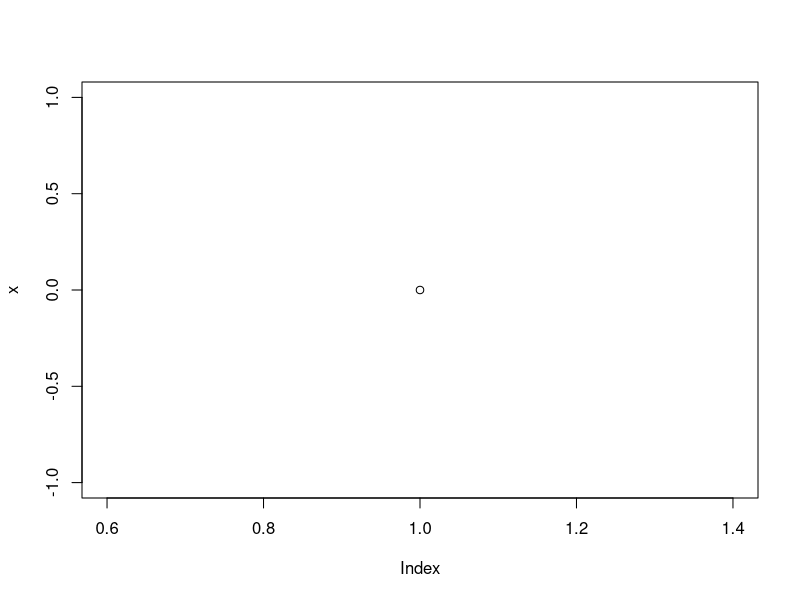
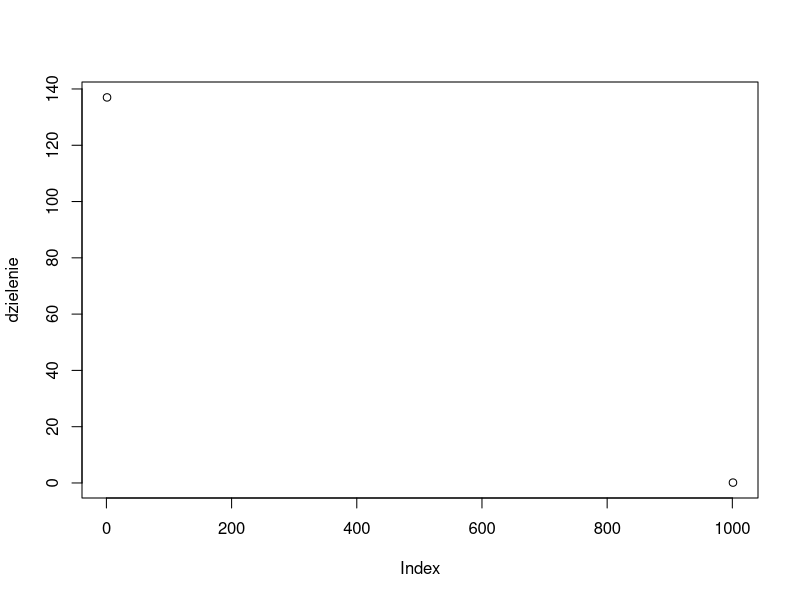
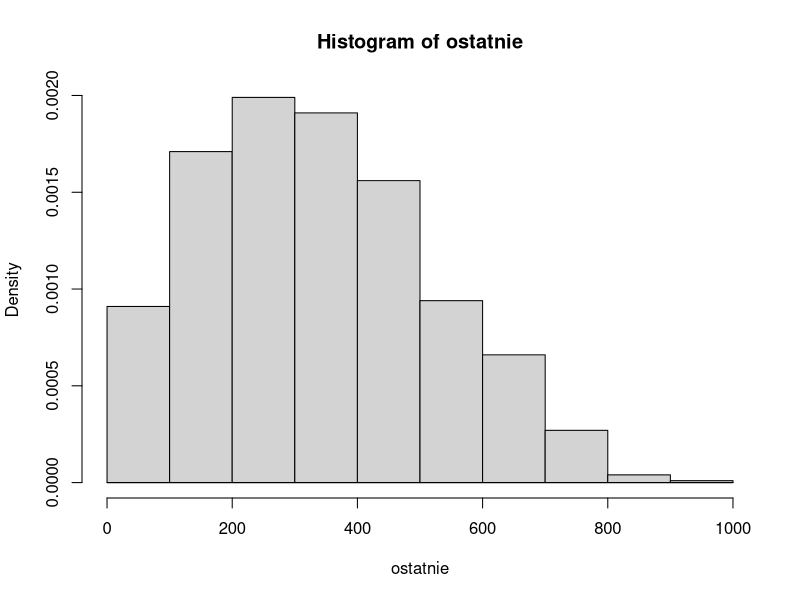
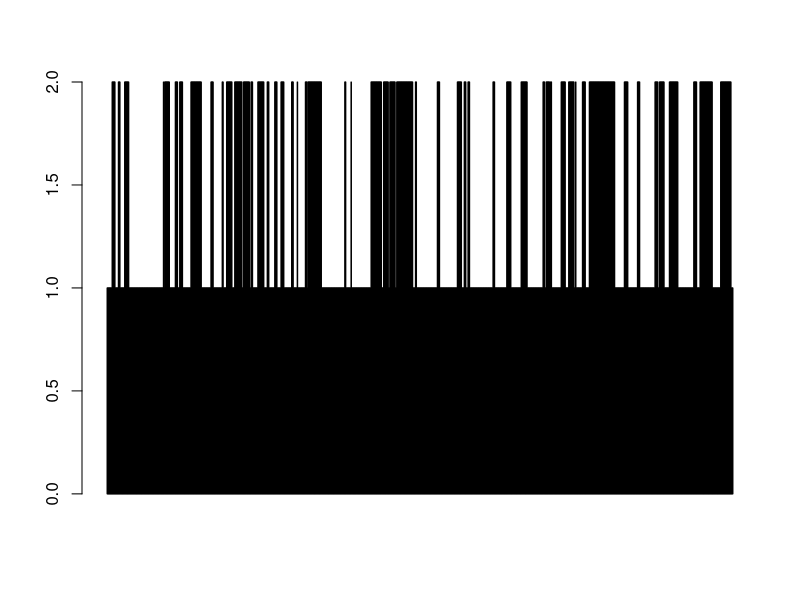
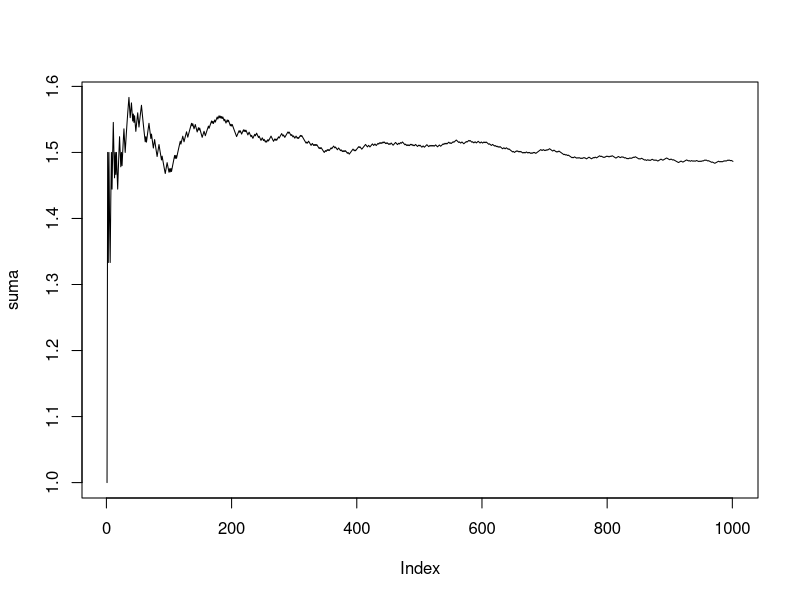
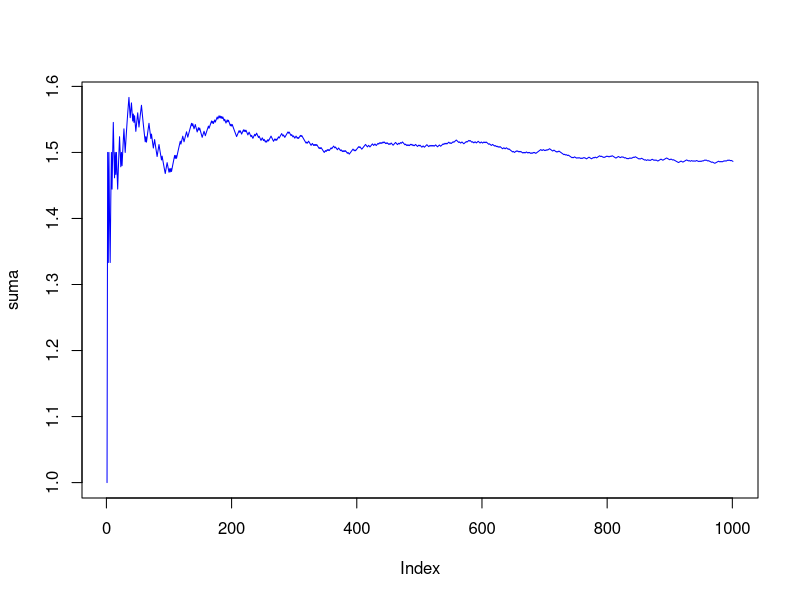
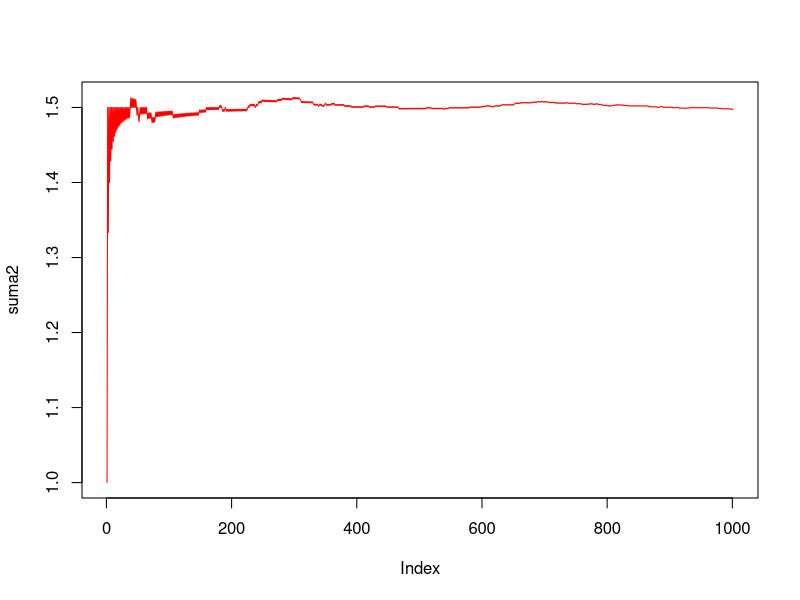
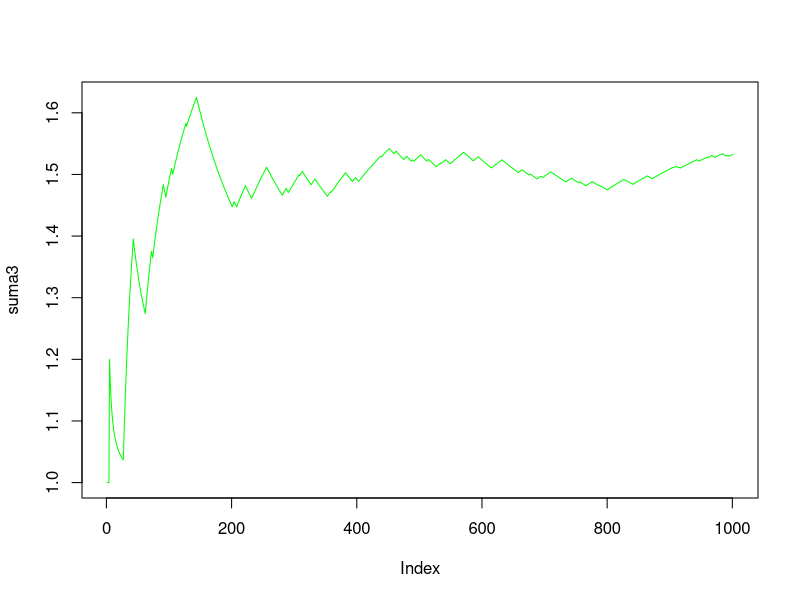

Source code (R) for these figures, in order: (Note: a time limit stopped this script after it produced the figures.)
## ---- chunk 1

a<- 1
b<- 1

x <-c()

n<-1000
x[1] <- 0
symulacje <- function(a,b){
for (i in 1:n){
  x<- x[i]
  biala <- (a+x)/(a+b+i)
  u <- runif(1)
  x <- ifelse(u<=biala, x+1, x)
  x[i+1] <- x
}
  return(x)
}

plot(x)


#chcemy znalezc rozklad ostatnich wartosci

ostatnia <- function(a,b){
  x <-c()
n<-1000
x[1] <- 0
for (i in 1:n){
  x <- x[i]
  biala <- (a+x)/(a+b+i)
  u <- runif(1)
  x <- ifelse(u<biala, x+1, x)
  x[i+1] <- x
  }
  return(x[n+1])
}

#ostatnie <- replicate(500,ostatnia(1,1))

#hist(ostatnie, prob=TRUE)
#tu ma wyjsc jednostajny czyli beta(1,1)


#wykonujemy dzielenie wektora przez poszczegolna liczbe krokow.
x1 <- symulacje(1,1)

liczby <- c(1:1001)

dzielenie <- x1/liczby

plot(dzielenie)
  

#inne dane

x2 <- symulacje(2,3)


#chcemy zbieznosc od bety(a,b)
#maja to byc zbieznosci ogonow


ostatnie <- replicate(1000,ostatnia(2,3))

hist(ostatnie, prob=TRUE)
curve(dbeta(x,2,3),add=TRUE)




  
## ---- chunk 2
#chcemy lancuch markowa dla AR(1)
n <- 20
x <- c()
x[1] <- 0
ro <- 0.9
for (i in 1:n){
  w <- rnorm(1)
  x[i+1] <- x[i]*ro + w
}


# pokazac ze rozkald nie zalezy od stanu poczatkowego
#pokombinowac z roznymi ro

#zrobic zadanko to co na wyjladzie z alfa i beta i dwoma stanami


#robimy dluga trajektorie dla łańcucha z dwoma stanami
a<- 0.2
b<- 0.4

x <-c()

n<-1000
x[1] <- 1
symulacje <- function(a,b){
for (i in 1:n){
  u <- runif(1)
  x[i+1] <- ifelse(x[i]==1,ifelse(u<a,2,1),ifelse(u<b,1,2))
}
  return(x)
}


x <-symulacje(a,b)

liczba <-c(1:1001)

x_n <-x/liczba

table(x)



x1 <- symulacje(0.1,0.1)
barplot(x1)
table(x1)

x2 <- symulacje(0.5,0.5)
table(x2)


#srednia i wariancja

x2 <- symulacje(0.5,0.5)
mean(sum(x2)/101)#jakos 1.5
#(sd(sum(x2)/101))^2

suma <- cumsum(x2)
suma <- suma/liczba
plot(suma,type="l")



#teraz chcemy punkt poczatkowy losowac z rozkladu stacjonarnego
#x0 z rozkaldu dwupunktowego


x3 <- symulacje(0.9,0.9)
suma2 <- cumsum(x3)
suma2 <- suma2/liczba


x4 <- symulacje(0.1,0.1)
suma3 <- cumsum(x4)
suma3 <- suma3/liczba


plot(suma, type="l",col="blue")
plot(suma2, type="l", col="red")
plot(suma3, type="l",col="green")


#zbadac asymptotyczna wariancje
m <- 1000
powtorzenia <- replicate(m, symulacje(0.5,0.5))



powtorzenia2 <- replicate(10000,{
  x <-symulacje(0.5,0.5)
  liczby <- c(1:1001)
  sk <- cumsum(x)/liczby}
  )


var(powtorzenia2)
